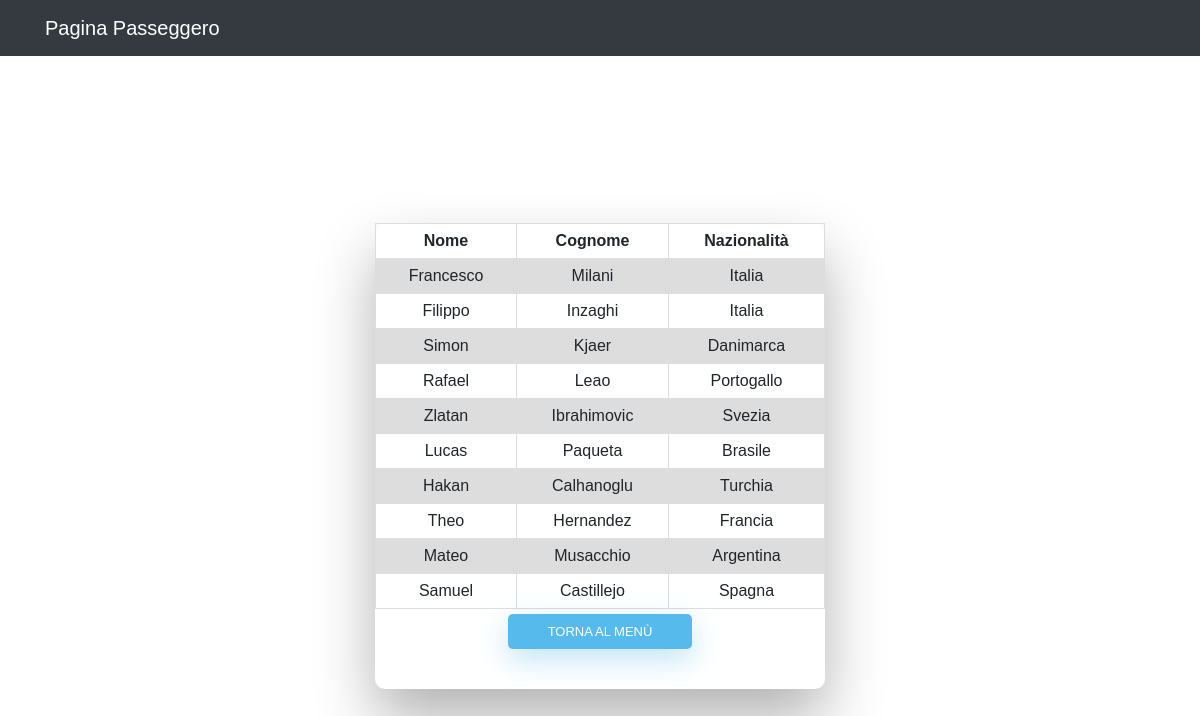
/Entita/Passeggero.php, run on the app's committed database.
### tables this page shows
CREATE TABLE Passeggero(
	Documento int(11) NOT NULL AUTO_INCREMENT,
	Nome varchar(14) NOT NULL,
	Cognome varchar(14) NOT NULL,
	Nazionalita varchar(14) NOT NULL,
	PRIMARY KEY (Documento)
);

### Entita/Passeggero.php (the view, shortened to what this page needs)
<html>
	<head>
	</head>
	<body>
		<link href="//maxcdn.bootstrapcdn.com/bootstrap/4.0.0/css/bootstrap.min.css" rel="stylesheet" id="bootstrap-css">
		<link rel="stylesheet" type="text/css" href="style.css">
		<nav class="navbar navbar-expand-lg navbar-dark bg-dark static-top">
			<div class="container">
                <a class="navbar-brand" href="index.php">Pagina Passeggero</a>
			</div>
		</nav>
		<div class="wrapper fadeInDown">
			<div id="formContent2">
                <?php
                    $connect = mysqli_connect("localhost", "root", "", "esame2013");
					$query = "SELECT * from Passeggero;";
					$result = mysqli_query($connect, $query);
					echo "<table>";
					echo "<tr>
                              <th>Nome          </th>
                              <th>Cognome          </th>
                              <th>Nazionalità          </th>
						  </tr>";
					while($search = mysqli_fetch_array($result))
					{
						print "<tr>" . "<td>$search[Nome]</td>" . "<td>$search[Cognome]</td>" . "<td>$search[Nazionalita]</td></tr>";
					}
					echo "</table>";
                ?>
                <center>
                    <button type="button" onclick="window.location.href='../index.php'">Torna al Menù</button>
                </center>
			</div>
		</div>
	</body>
</html>

### Entita/style.css (style rules this page uses)
html { background-color: #56baed; }
body { font-family: "Poppins", sans-serif; height: 100vh; }
a { color: #92badd; display:inline-block; text-decoration: none; font-weight: 400; }
.wrapper { display: flex; align-items: center; flex-direction: column; justify-content: center; width: 100%; min-height: 100%; padding: 20px; }
#formContent2 { -webkit-border-radius: 10px 10px 10px 10px; border-radius: 10px 10px 10px 10px; background: #fff; padding: 30px; width: 90%; max-width: 450px; position: relative; padding: 0px; -webkit-box-shadow: 0 30px 60px 0 rgba(0,0,0,0.3); box-shadow: 0 30px 60px 0 rgba(0,0,0,0.3); text-align: center; }
button[type=button] { background-color: #56baed; border: none; color: white; padding: 7.5px 40px; text-align: center; text-decoration: none; display: inline-block; text-transform: uppercase; font-size: 13px; -webkit-box-shadow: 0 10px 30px 0 rgba(95,186,233,0.4); box-shadow: 0 10px 30px 0 rgba(95,186,233,0.4); -webkit-border-radius: 5px 5px 5px 5px; border-radius: 5px 5px 5px 5px; margin: 5px 20px 40px 20px; -webkit-transition: all 0.3s ease-in-out; -moz-transition: all 0.3s ease-in-out; -ms-transition: all 0.3s ease-in-out; -o-transition: all 0.3s ease-in-out; transition: all 0.3s ease-in-out; }
.fadeInDown { -webkit-animation-name: fadeInDown; animation-name: fadeInDown; -webkit-animation-duration: 1s; animation-duration: 1s; -webkit-animation-fill-mode: both; animation-fill-mode: both; }
table { text-align: center; font-family: arial, sans-serif; border-collapse: collapse; width: 100%; }
td, th, tr { text-align: center; border: 1px solid #dddddd; padding: 8px; }
tr:nth-child(even) { text-align: center; background-color: #dddddd; }

### data on the page
passeggero: Nome "Francesco", Cognome "Milani", Nazionalita "Italia"
passeggero: Nome "Filippo", Cognome "Inzaghi", Nazionalita "Italia"
passeggero: Nome "Simon", Cognome "Kjaer", Nazionalita "Danimarca"
passeggero: Nome "Rafael", Cognome "Leao", Nazionalita "Portogallo"
passeggero: Nome "Zlatan", Cognome "Ibrahimovic", Nazionalita "Svezia"
passeggero: Nome "Lucas", Cognome "Paqueta", Nazionalita "Brasile"
passeggero: Nome "Hakan", Cognome "Calhanoglu", Nazionalita "Turchia"
passeggero: Nome "Theo", Cognome "Hernandez", Nazionalita "Francia"
passeggero: Nome "Mateo", Cognome "Musacchio", Nazionalita "Argentina"
passeggero: Nome "Samuel", Cognome "Castillejo", Nazionalita "Spagna"
